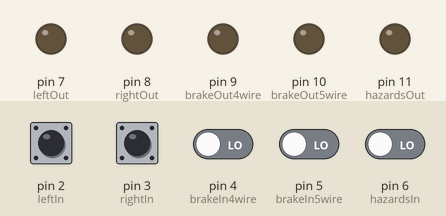
Recording of a sketch running on a simulated Arduino Uno, built with avr-gcc and run on an emulated ATmega328P. Shown: output pins drawn as LEDs (lit = HIGH). Dashed ring = blinking. Inputs (shaded band) come from the test bench; at power-on: pin 2 (leftIn), pin 3 (rightIn), pin 4 (brakeIn4wire), pin 5 (brakeIn5wire), pin 6 (hazardsIn) LOW.

Above: at 1.2 s.
1.3 s: pin 6 (hazardsIn) driven HIGH
At 1.37 s:
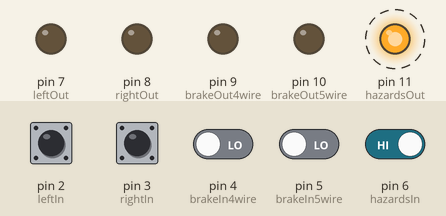
4.3 s: pin 2 (leftIn) pulled HIGH for 0.15 s
At 4.37 s:
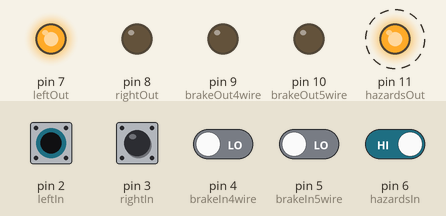
7.3 s: pin 3 (rightIn) pulled HIGH for 0.15 s
At 7.37 s:
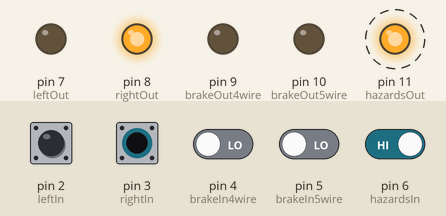
10.3 s: pin 4 (brakeIn4wire) driven HIGH
At 10.37 s:
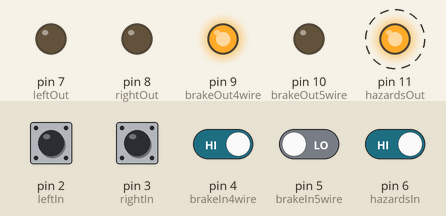
13.3 s: pin 5 (brakeIn5wire) driven HIGH
At 13.37 s:
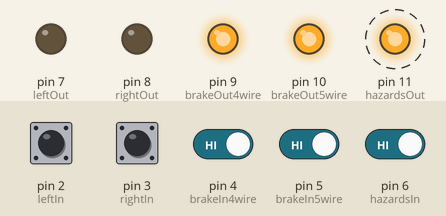
16.3 s: pin 2 (leftIn) pulled HIGH for 1 s
At 16.37 s:
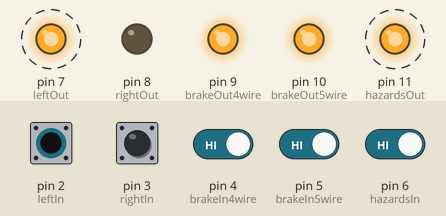
Timing chart, 0 to 20.3 s (numbered marks = the images above; inputs shaded):
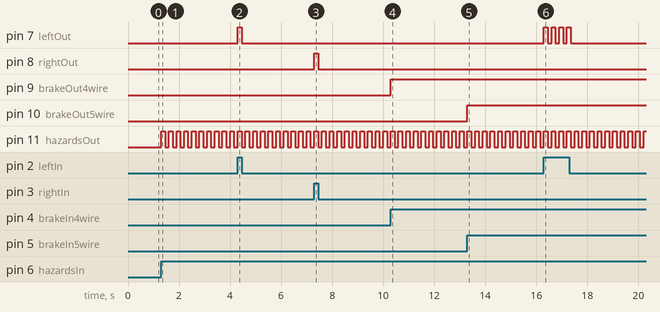

The sketch:

Signal_Tests_Basic_with_Hazads_and_2_Brake_Modes_Alt_Style.ino
```cpp
const int leftIn = 2;
const int rightIn = 3;
const int brakeIn4wire = 4;
const int brakeIn5wire = 5;
const int hazardsIn = 6;

const int leftOut = 7;
const int rightOut = 8;
const int brakeOut4wire = 9;
const int brakeOut5wire = 10;
const int hazardsOut = 11;

unsigned long previousMillisLeft = 0;
unsigned long previousMillisRight = 0;
unsigned long previousMillisHazards = 0;

const long interval = 150;

int BRAKE4wire;
int BRAKE5wire;

int LEFT;
int leftState = LOW;

int RIGHT;
int rightState = LOW;

int HAZARDS;
int hazardsState = LOW;

void setup()
{
  Serial.begin(9600);

  pinMode(leftIn, INPUT);
  pinMode(rightIn, INPUT);
  pinMode(brakeIn4wire, INPUT);
  pinMode(brakeIn5wire, INPUT);
  pinMode(hazardsIn, INPUT);

  pinMode(leftOut, OUTPUT);
  pinMode(rightOut, OUTPUT);
  pinMode(brakeOut4wire, OUTPUT);
  pinMode(brakeOut5wire, OUTPUT);
  pinMode(hazardsOut, OUTPUT);

}

void loop()
{
  LEFT = digitalRead(leftIn);
  RIGHT = digitalRead(rightIn);
  BRAKE4wire = digitalRead(brakeIn4wire);
  BRAKE5wire = digitalRead(brakeIn5wire);
  HAZARDS = digitalRead(hazardsIn);

  unsigned long currentMillis = millis();

  fiveWire(BRAKE5wire);
  fourWire(BRAKE4wire);
  rightBlinkers(RIGHT, currentMillis);
  leftBlinkers(LEFT, currentMillis);
  hazardLights(HAZARDS, currentMillis);
}

// 5 WIRE BRAKE SIGNAL
void fiveWire(int BRAKE5wire)
{
    if (BRAKE5wire == HIGH)
  {
    digitalWrite(brakeOut5wire, HIGH);
  }
  else
  {
    digitalWrite(brakeOut5wire, LOW);
  }
}

// 4 WIRE BRAKE SIGNAL
void fourWire(int BRAKE4wire)
{
    if (BRAKE4wire == HIGH)
  {
    digitalWrite(brakeOut4wire, HIGH);
  }
  else
  {
    digitalWrite(brakeOut4wire, LOW);
  }
}

// LEFT SIGNAL
void leftBlinkers(int LEFT, unsigned long currentMillis)
{
  if ( (currentMillis - previousMillisLeft >= interval) && (LEFT == HIGH) )
  {
    previousMillisLeft = currentMillis;

    if (leftState == LOW)
    {
      leftState = HIGH;
    }
    else
    {
      leftState = LOW;
    }
    digitalWrite(leftOut, leftState);
  }
  else if ( (currentMillis - previousMillisLeft >= interval) && (LEFT == LOW) )
  {
    digitalWrite(leftOut, LOW);
  }
}

// RIGHT SIGNAL
void rightBlinkers(int RIGHT, unsigned long currentMillis)
{
  if ( (currentMillis - previousMillisRight >= interval) && (RIGHT == HIGH) )
  {
    previousMillisRight = currentMillis;

    if (rightState == LOW)
    {
      rightState = HIGH;
    }
    else
    {
      rightState = LOW;
    }
    digitalWrite(rightOut, rightState);
  }
  else if ( (currentMillis - previousMillisRight >= interval) && (RIGHT == LOW) )
  {
    digitalWrite(rightOut, LOW);
  }
}

// HAZARDS SIGNAL
void hazardLights(int HAZARDS, unsigned long currentMillis)
{
  if ( (currentMillis - previousMillisHazards >= interval) && (HAZARDS == HIGH) )
  {
    previousMillisHazards = currentMillis;

    if (hazardsState == LOW)
    {
      hazardsState = HIGH;
    }
    else
    {
      hazardsState = LOW;
    }
    digitalWrite(hazardsOut, hazardsState);
  }
  else if ( (currentMillis - previousMillisHazards >= interval) && (HAZARDS == LOW) )
  {
    digitalWrite(hazardsOut, LOW);
  }
}
```

Measured:
- after the input at 1.3 s, pin 11 (hazardsOut): alternates HIGH for 0.15 s and LOW for 0.15 s, starting at once
- after the input at 4.3 s, pin 7 (leftOut): LOW → HIGH at once, → LOW 0.15 s later
- after the input at 7.3 s, pin 8 (rightOut): LOW → HIGH at once, → LOW 0.15 s later
- after the input at 10.3 s, pin 9 (brakeOut4wire): LOW → HIGH at once
- after the input at 13.3 s, pin 10 (brakeOut5wire): LOW → HIGH at once
- after the input at 16.3 s, pin 7 (leftOut): alternates HIGH for 0.15 s and LOW for 0.15 s, 8 changes in all, then stays LOW, starting at once
